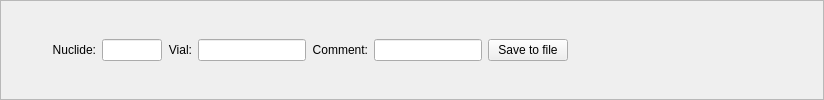
    <widget class="QFrame" name="bottomFrame">
     <property name="frameShape">
      <enum>QFrame::StyledPanel</enum>
     </property>
     <property name="frameShadow">
      <enum>QFrame::Raised</enum>
     </property>
     <layout class="QGridLayout" name="gridLayout">
      <item row="0" column="6">
       <widget class="QLineEdit" name="comment_lineEdit">
        <property name="inputMethodHints">
         <set>Qt::ImhFormattedNumbersOnly</set>
        </property>
        <property name="text">
         <string/>
        </property>
        <property name="alignment">
         <set>Qt::AlignLeading|Qt::AlignLeft|Qt::AlignVCenter</set>
        </property>
        <property name="readOnly">
         <bool>false</bool>
        </property>
       </widget>
      </item>
      <item row="0" column="2">
       <widget class="QLineEdit" name="nuclide_lineEdit">
        <property name="maximumSize">
         <size>
          <width>60</width>
          <height>16777215</height>
         </size>
        </property>
        <property name="inputMethodHints">
         <set>Qt::ImhFormattedNumbersOnly</set>
        </property>
        <property name="text">
         <string/>
        </property>
        <property name="alignment">
         <set>Qt::AlignLeading|Qt::AlignLeft|Qt::AlignVCenter</set>
        </property>
        <property name="readOnly">
         <bool>false</bool>
        </property>
       </widget>
      </item>
      <item row="0" column="8">
       <spacer name="horizontalSpacer">
        <property name="orientation">
         <enum>Qt::Horizontal</enum>
        </property>
        <property name="sizeHint" stdset="0">
         <size>
          <width>244</width>
          <height>20</height>
         </size>
        </property>
       </spacer>
      </item>
      <item row="0" column="1">
       <widget class="QLabel" name="label_49">
        <property name="sizePolicy">
         <sizepolicy hsizetype="Fixed" vsizetype="Preferred">
          <horstretch>0</horstretch>
          <verstretch>0</verstretch>
         </sizepolicy>
        </property>
        <property name="text">
         <string>Nuclide:</string>
        </property>
        <property name="alignment">
         <set>Qt::AlignRight|Qt::AlignTrailing|Qt::AlignVCenter</set>
        </property>
       </widget>
      </item>
      <item row="0" column="5">
       <widget class="QLabel" name="label_31">
        <property name="sizePolicy">
         <sizepolicy hsizetype="Fixed" vsizetype="Preferred">
          <horstretch>0</horstretch>
          <verstretch>0</verstretch>
         </sizepolicy>
        </property>
        <property name="text">
         <string>Comment:</string>
        </property>
        <property name="alignment">
         <set>Qt::AlignRight|Qt::AlignTrailing|Qt::AlignVCenter</set>
        </property>
       </widget>
      </item>
      <item row="0" column="4">
       <widget class="QLineEdit" name="vial_lineEdit">
        <property name="inputMethodHints">
         <set>Qt::ImhFormattedNumbersOnly</set>
        </property>
        <property name="text">
         <string/>
        </property>
        <property name="alignment">
         <set>Qt::AlignLeading|Qt::AlignLeft|Qt::AlignVCenter</set>
        </property>
        <property name="readOnly">
         <bool>false</bool>
        </property>
       </widget>
      </item>
      <item row="0" column="3">
       <widget class="QLabel" name="label_30">
        <property name="sizePolicy">
         <sizepolicy hsizetype="Fixed" vsizetype="Preferred">
          <horstretch>0</horstretch>
          <verstretch>0</verstretch>
         </sizepolicy>
        </property>
        <property name="text">
         <string>Vial:</string>
        </property>
        <property name="alignment">
         <set>Qt::AlignRight|Qt::AlignTrailing|Qt::AlignVCenter</set>
        </property>
       </widget>
      </item>
      <item row="0" column="7">
       <widget class="QPushButton" name="save_pushButton">
        <property name="text">
         <string>Save to file</string>
        </property>
        <property name="autoDefault">
         <bool>false</bool>
        </property>
       </widget>
      </item>
      <item row="0" column="0">
       <spacer name="horizontalSpacer_6">
        <property name="orientation">
         <enum>Qt::Horizontal</enum>
        </property>
        <property name="sizeHint" stdset="0">
         <size>
          <width>40</width>
          <height>20</height>
         </size>
        </property>
       </spacer>
      </item>
     </layout>
    </widget>
